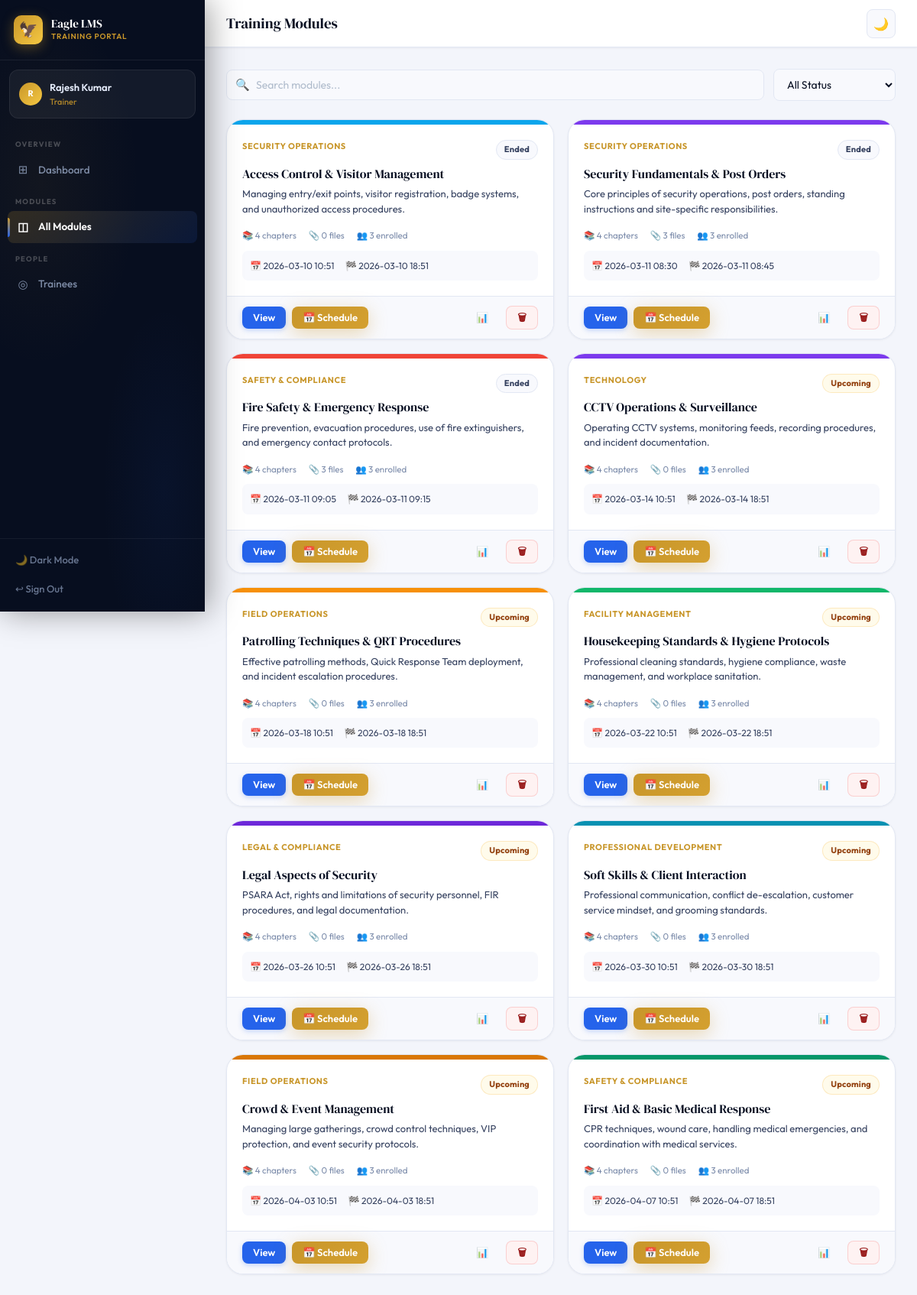
Screenshot of /trainer/modules (signed in) with the database file from the repository.
### tables this page shows
CREATE TABLE modules(
            id INTEGER PRIMARY KEY AUTOINCREMENT,
            title TEXT NOT NULL, description TEXT, category TEXT,
            trainer_id INTEGER, start_datetime TIMESTAMP, end_datetime TIMESTAMP,
            status TEXT DEFAULT 'draft', is_default BOOLEAN DEFAULT 0,
            color TEXT DEFAULT '#3B5BDB',
            created_at TIMESTAMP DEFAULT CURRENT_TIMESTAMP,
            FOREIGN KEY(trainer_id) REFERENCES users(id));

### app.py (the view)
@app.route('/trainer/modules')
@trainer_required
def trainer_modules():
    db=get_db(); uid=session['user_id']
    now=datetime.datetime.now().isoformat()
    modules=db.execute('SELECT * FROM modules WHERE trainer_id=? ORDER BY start_datetime',(uid,)).fetchall()
    mod_stats={}
    for m in modules:
        chapters=db.execute('SELECT COUNT(*) as c FROM chapters WHERE module_id=?',(m['id'],)).fetchone()['c']
        materials=db.execute('SELECT COUNT(*) as c FROM materials WHERE module_id=?',(m['id'],)).fetchone()['c']
        trainees=db.execute('SELECT COUNT(*) as c FROM enrollments WHERE module_id=?',(m['id'],)).fetchone()['c']
        mod_stats[m['id']]={'chapters':chapters,'materials':materials,'trainees':trainees}
    return render_template('trainer_modules.html',modules=modules,mod_stats=mod_stats,now=now)

### app.py (called while the page is built)
def get_db():
    db = sqlite3.connect(os.path.join(BASE_DIR, 'lms.db'))
    db.row_factory = sqlite3.Row
    return db

def trainer_required(f):
    @wraps(f)
    def d(*a,**kw):
        if 'user_id' not in session or session.get('role')!='trainer': return redirect(url_for('login'))
        return f(*a,**kw)
    return d

@app.context_processor
def inject_globals():
    nc = 0
    if 'user_id' in session:
        nc = get_db().execute('SELECT COUNT(*) as c FROM notifications WHERE user_id=? AND is_read=0',(session['user_id'],)).fetchone()['c']
    return dict(COMPANY=COMPANY, notif_count=nc)

### templates/trainer_modules.html (shortened to what this page needs)
{% extends 'base.html' %}
{% block page_title %}Training Modules{% endblock %}
{% block content %}
<div class="flex items-c gap-3 mb-6 anim-up" style="flex-wrap:wrap">
  <div style="flex:1;min-width:200px;position:relative">
    <span style="position:absolute;left:12px;top:50%;transform:translateY(-50%);color:var(--t3);font-size:15px">🔍</span>
    <input type="text" id="search-inp" oninput="filterMods()" class="form-input" placeholder="Search modules..." style="padding-left:38px">
  </div>
  <select id="filter-status" onchange="filterMods()" class="form-select" style="width:160px">
    <option value="">All Status</option>
  </select>
</div>
<div class="mod-grid" id="mod-grid">
{% for m in modules %}
{% set stats = mod_stats.get(m.id, {}) %}
{% set is_live = m.start_datetime and m.end_datetime and m.start_datetime <= now <= m.end_datetime %}
{% set is_up = m.start_datetime and m.start_datetime > now %}
{% set is_ended = m.end_datetime and m.end_datetime < now %}
<div class="mod-card anim-up" style="animation-delay:{{ (loop.index0 * 35)|string }}ms"
     data-title="{{ m.title|lower }}"
     data-status="{{ 'live' if is_live else ('upcoming' if is_up else ('ended' if is_ended else 'draft')) }}">
  <div class="mc-banner" style="background:{{ m.color or '#3B5BDB' }}"></div>
  <div class="mc-body">
    <div class="flex justify-b items-c mb-2">
      <span class="mc-cat">{{ m.category or 'General' }}</span>
      {% if is_live %}<span class="badge b-live badge-dot">Live</span>
      {% elif is_up %}<span class="badge b-amber">Upcoming</span>
      {% elif is_ended %}<span class="badge b-neutral">Ended</span>
      {% else %}<span class="badge b-neutral">Draft</span>{% endif %}
    </div>
    <div class="mc-title">{{ m.title }}</div>
    <div class="mc-desc mb-4">{{ m.description or 'No description.' }}</div>
    <div class="flex gap-4 t-xs t-muted">
      <span>📚 {{ stats.get('chapters',0) }} chapters</span>
      <span>📎 {{ stats.get('materials',0) }} files</span>
      <span>👥 {{ stats.get('trainees',0) }} enrolled</span>
    </div>
    {% if m.start_datetime %}
    <div style="margin-top:10px;padding:10px;background:var(--card2);border-radius:var(--r2);font-size:12px;color:var(--t2)">
      <span>📅 {{ m.start_datetime[:16].replace('T',' ') }}</span>
      {% if m.end_datetime %}<span style="margin-left:12px">🏁 {{ m.end_datetime[:16].replace('T',' ') }}</span>{% endif %}
    </div>
    {% else %}
    <div style="margin-top:10px;padding:10px;background:var(--amber-bg);border-radius:var(--r2);font-size:12px;color:var(--amber-t);border:1px solid rgba(245,158,11,.2)">
      ⚠️ Not yet scheduled — click Schedule to set dates
    </div>
    {% endif %}
  </div>
  <div class="mc-foot">
    <div class="flex gap-2">
      <a href="{{ url_for('trainer_module_detail', module_id=m.id) }}" class="btn btn-primary btn-sm">View</a>
      <button onclick="openSchedule({{ m.id }},'{{ m.title|e }}','{{ m.start_datetime[:16] if m.start_datetime else '' }}','{{ m.end_datetime[:16] if m.end_datetime else '' }}','{{ m.status }}','{{ m.color or '#3B5BDB' }}')" class="btn btn-gold btn-sm">📅 Schedule</button>
    </div>
    <div class="flex gap-2">
      <a href="{{ url_for('module_reports', module_id=m.id) }}" class="btn btn-ghost btn-sm">📊</a>
      <form method="POST" action="{{ url_for('delete_module', module_id=m.id) }}" onsubmit="return confirm('Delete this module? All data will be lost.')">
        <button type="submit" class="btn btn-danger btn-sm">🗑</button>
      </form>
    </div>
  </div>
</div>
{% endfor %}
</div>
{% endblock %}

### static/css/main.css (style rules this page uses)
:root { --eagle-navy: #0B1426; --eagle-navy2: #0F1B35; --eagle-gold: #C8962A; --eagle-gold2: #E8B84B; --eagle-gold-bg: rgba(200,150,42,0.1); --eagle-gold-glow: rgba(200,150,42,0.3); --bg: #F3F5FB; --card: #FFFFFF; --card2: #F8F9FD; --sidebar: #070E1F; --sidebar2: #0D1730; --border: #E2E7F3; --border2: #CDD5E8; --t1: #080F22; --t2: #364260; --t3: #7B8BAA; --t4: #B0BCCC; --tinv: #E8EFFF; --acc: #2563EB; --acc-h: #1D4ED8; --acc-bg: #EFF6FF; --acc-mid: rgba(37,99,235,0.15); --acc-glow: rgba(37,99,235,0.25); --green:#10B981; --green-bg:#ECFDF5; --green-t:#065F46; --red:#EF4444; --red-bg:#FEF2F2; --red-t:#991B1B; --amber:#F59E0B; --amber-bg:#FFFBEB; --amber-t:#92400E; --sky:#0EA5E9; --sky-bg:#F0F9FF; --sky-t:#0369A1; --violet:#8B5CF6;--violet-bg:#F5F3FF;--violet-t:#5B21B6; --s1:0 1px 3px rgba(8,15,34,.06); --s2:0 2px 8px rgba(8,15,34,.08),0 1px 2px rgba(8,15,34,.04); --s3:0 6px 24px rgba(8,15,34,.1),0 2px 6px rgba(8,15,34,.04); --s4:0 12px 40px rgba(8,15,34,.12),0 4px 12px rgba(8,15,34,.06); --s5:0 24px 64px rgba(8,15,34,.15); --gold-s:0 6px 24px rgba(200,150,42,.35); --r1:5px;--r2:8px;--r3:12px;--r4:16px;--r5:22px;--r6:32px; --sw:268px; }
*,*::before,*::after { box-sizing:border-box;margin:0;padding:0 }
html { scroll-behavior:smooth }
body { font-family:'Outfit',system-ui,sans-serif;background:var(--bg);color:var(--t1);line-height:1.6;-webkit-font-smoothing:antialiased;transition:background .3s,color .3s;overflow-x:hidden }
a { color:inherit;text-decoration:none }
button,input,select,textarea { font-family:'Outfit',sans-serif }
.btn { display:inline-flex;align-items:center;gap:7px;font-family:'Outfit',sans-serif;font-weight:600;font-size:13.5px;border:none;border-radius:var(--r2);cursor:pointer;transition:all .18s;white-space:nowrap;line-height:1 }
.btn-sm { padding:8px 14px;font-size:13px }
.btn-gold { background:linear-gradient(135deg,var(--eagle-gold),#D4A030);color:#fff;box-shadow:var(--gold-s) }
.btn-primary { background:var(--acc);color:#fff;box-shadow:0 2px 6px var(--acc-glow) }
.btn-ghost { background:transparent;color:var(--t2);border:1.5px solid transparent }
.btn-danger { background:var(--red-bg);color:var(--red-t);border:1px solid rgba(239,68,68,.2) }
.badge { display:inline-flex;align-items:center;gap:5px;padding:3px 10px;border-radius:20px;font-size:11px;font-weight:700;letter-spacing:.2px;font-family:'Outfit',sans-serif }
.b-amber { background:var(--amber-bg);color:var(--amber-t);border:1px solid rgba(245,158,11,.2) }
.b-neutral { background:var(--card2);color:var(--t2);border:1px solid var(--border) }
.form-input,.form-select,.form-textarea { width:100%;background:var(--card2);border:1.5px solid var(--border);border-radius:var(--r2);padding:10px 13px;font-size:14px;color:var(--t1);outline:none;transition:all .18s }
.form-input::placeholder { color:var(--t4) }
.form-select { cursor:pointer }
.mod-grid { display:grid;grid-template-columns:repeat(auto-fill,minmax(310px,1fr));gap:18px }
.mod-card { background:var(--card);border:1px solid var(--border);border-radius:var(--r5);overflow:hidden;transition:all .22s;box-shadow:var(--s1) }
.mc-banner { height:6px }
.mc-body { padding:20px }
.mc-cat { font-size:11px;font-weight:700;color:var(--eagle-gold);text-transform:uppercase;letter-spacing:.6px;margin-bottom:8px }
.mc-title { font-family:'DM Serif Display',serif;font-size:16px;margin-bottom:6px;line-height:1.35 }
.mc-desc { font-size:13px;color:var(--t2);display:-webkit-box;-webkit-line-clamp:2;-webkit-box-orient:vertical;overflow:hidden;line-height:1.5 }
.mc-foot { padding:12px 20px;display:flex;align-items:center;justify-content:space-between;background:var(--card2);border-top:1px solid var(--border) }
.anim-up { animation:slide-up .4s cubic-bezier(.4,0,.2,1) both }
.flex { display:flex }
.items-c { align-items:center }
.justify-b { justify-content:space-between }
.gap-2 { gap:8px }
.gap-3 { gap:12px }
.gap-4 { gap:16px }
.mb-2 { margin-bottom:8px }
.mb-4 { margin-bottom:16px }
.mb-6 { margin-bottom:24px }
.t-xs { font-size:11.5px }
.t-muted { color:var(--t3) }

### rows the page displays
modules: category "SECURITY OPERATIONS", shows "Ended", title "Access Control & Visitor Management", description "Managing entry/exit points, visitor registration, badge systems, and unauthorized access procedures.", get "4", get "0", get "3", start_datetime "2026-03-10 10:51", end_datetime "2026-03-10 18:51"
modules: category "SECURITY OPERATIONS", shows "Ended", title "Security Fundamentals & Post Orders", description "Core principles of security operations, post orders, standing instructions and site-specific responsibilities.", get "4", get "3", start_datetime "2026-03-11 08:30", end_datetime "2026-03-11 08:45"
modules: category "SAFETY & COMPLIANCE", shows "Ended", title "Fire Safety & Emergency Response", description "Fire prevention, evacuation procedures, use of fire extinguishers, and emergency contact protocols.", get "4", get "3", start_datetime "2026-03-11 09:05", end_datetime "2026-03-11 09:15"
modules: category "TECHNOLOGY", shows "Upcoming", title "CCTV Operations & Surveillance", description "Operating CCTV systems, monitoring feeds, recording procedures, and incident documentation.", get "4", get "0", get "3", start_datetime "2026-03-14 10:51", end_datetime "2026-03-14 18:51"
modules: category "FIELD OPERATIONS", shows "Upcoming", title "Patrolling Techniques & QRT Procedures", description "Effective patrolling methods, Quick Response Team deployment, and incident escalation procedures.", get "4", get "0", get "3", start_datetime "2026-03-18 10:51", end_datetime "2026-03-18 18:51"
modules: category "FACILITY MANAGEMENT", shows "Upcoming", title "Housekeeping Standards & Hygiene Protocols", description "Professional cleaning standards, hygiene compliance, waste management, and workplace sanitation.", get "4", get "0", get "3", start_datetime "2026-03-22 10:51", end_datetime "2026-03-22 18:51"
modules: category "LEGAL & COMPLIANCE", shows "Upcoming", title "Legal Aspects of Security", description "PSARA Act, rights and limitations of security personnel, FIR procedures, and legal documentation.", get "4", get "0", get "3", start_datetime "2026-03-26 10:51", end_datetime "2026-03-26 18:51"
modules: category "PROFESSIONAL DEVELOPMENT", shows "Upcoming", title "Soft Skills & Client Interaction", description "Professional communication, conflict de-escalation, customer service mindset, and grooming standards.", get "4", get "0", get "3", start_datetime "2026-03-30 10:51", end_datetime "2026-03-30 18:51"
modules: category "FIELD OPERATIONS", shows "Upcoming", title "Crowd & Event Management", description "Managing large gatherings, crowd control techniques, VIP protection, and event security protocols.", get "4", get "0", get "3", start_datetime "2026-04-03 10:51", end_datetime "2026-04-03 18:51"
modules: category "SAFETY & COMPLIANCE", shows "Upcoming", title "First Aid & Basic Medical Response", description "CPR techniques, wound care, handling medical emergencies, and coordination with medical services.", get "4", get "0", get "3", start_datetime "2026-04-07 10:51", end_datetime "2026-04-07 18:51"

### other values shown
{{ session.name[0].upper() }} "R"
{{ session.name }} "Rajesh Kumar"
{{ session.role }} "Trainer"
